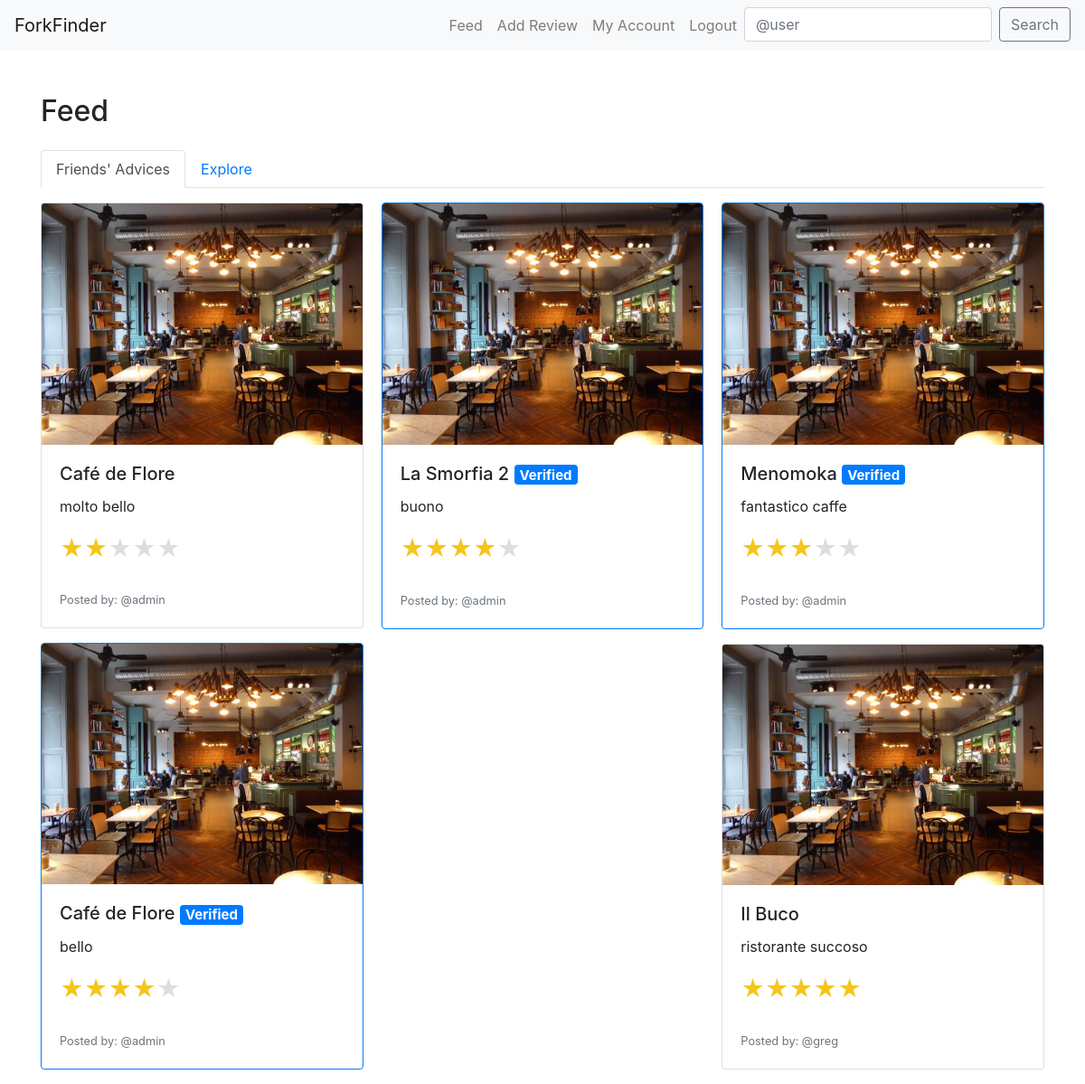
Before: /feed/ (signed in) with the older database file.
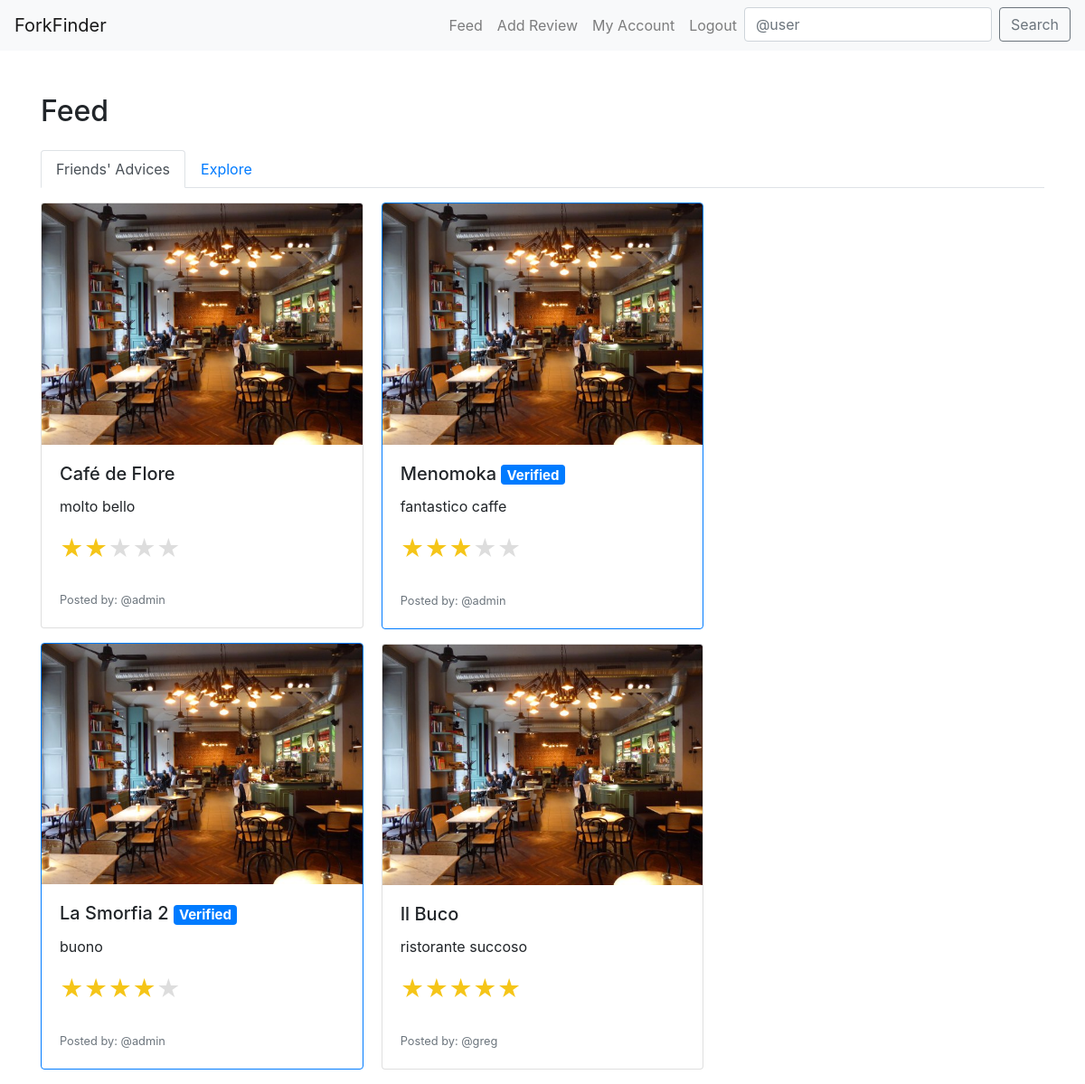
After: the same page with the newer database file.
### core/models.py (models this page shows, shortened)
class Review(models.Model):
    user= models.ForeignKey(
        User, related_name="reviews", on_delete=models.CASCADE)
    restaurant = models.ForeignKey(
        Restaurant, on_delete=models.CASCADE)
    body = models.CharField(max_length=255)
    rating = models.PositiveSmallIntegerField()
    photo = models.ImageField(upload_to='media/review_photos/')
    is_featured = models.BooleanField(default=False)
    created_at = models.DateTimeField(auto_now_add=True)
    favorited_by = models.ManyToManyField(Profile, related_name='favorite_reviews', blank=True)

class Restaurant(models.Model):
    place_id = models.CharField(max_length=255, unique=True)
    name = models.CharField(max_length=60)
    address = models.CharField(max_length=120)
    longitude = models.CharField(max_length=255)
    latitude = models.CharField(max_length=255)

class Profile(models.Model):
    USER_TYPE_CHOICES = (
        ('regular', 'Regular User'),
        ('critic', 'Culinary Critic'),
        ('admin', 'Admin'),
    )
    user = models.OneToOneField(User, on_delete=models.CASCADE)
    user_type = models.CharField(max_length=20, choices=USER_TYPE_CHOICES, default='regular')
    follows = models.ManyToManyField(
        "self",
        related_name="followed_by",
        symmetrical=False,
        blank=True
    )
    latitude = models.DecimalField(max_digits=9, decimal_places=6, null=True, blank=True)
    longitude = models.DecimalField(max_digits=9, decimal_places=6, null=True, blank=True)

### core/views.py (the view, shortened to what this page needs)
# urls.py: path('feed/', feed_view, name="feed"),
@login_required
def feed_view(request):
    recommended_reviews = get_recommended_reviews(request.user)
    profile = request.user.profile
    return render(request, 'feed.html', {"recommended_reviews": recommended_reviews})

### recommendations/utils.py (called while the page is built)
def haversine(lon1, lat1, lon2, lat2):
    lon1, lat1, lon2, lat2 = map(math.radians, [lon1, lat1, lon2, lat2])
    dlon = lon2 - lon1
    dlat = lat2 - lat1
    a = math.sin(dlat/2)**2 + math.cos(lat1) * math.cos(lat2) * math.sin(dlon/2)**2
    c = 2 * math.atan2(math.sqrt(a), math.sqrt(1-a))
    r = 6371
    return c * r

def get_recommended_reviews(user):
    if not user.profile.latitude or not user.profile.longitude:
        return []
    user_lat = float(user.profile.latitude)
    user_lon = float(user.profile.longitude)
    reviews = Review.objects.all()
    recommended_reviews = []
    for review in reviews:
        restaurant = review.restaurant
        distance = haversine(user_lon, user_lat, float(restaurant.longitude), float(restaurant.latitude))
        followers_count = review.user.profile.followed_by.count()
        score = followers_count - distance  # you can adjust this formula as needed
        recommended_reviews.append((review, score))
    recommended_reviews.sort(key=lambda x: x[1], reverse=True)
    return [review for review, score in recommended_reviews]

### templates/feed.html (shortened to what this page needs)
{%extends "base.html"%}
{% block content %}
<h2 class="mb-4">Feed</h2>
<ul class="nav nav-tabs" id="feedTabs" role="tablist">
    <li class="nav-item">
        <a class="nav-link active" id="friends-tab" data-toggle="tab" href="#friends" role="tab" aria-controls="friends" aria-selected="true">Friends' Advices</a>
    </li>
    <li class="nav-item">
        <a class="nav-link" id="explore-tab" data-toggle="tab" href="#explore" role="tab" aria-controls="explore" aria-selected="false">Explore</a>
    </li>
</ul>
<div class="tab-content mt-3" id="feedTabsContent">
    <div class="tab-pane fade show active" id="friends" role="tabpanel" aria-labelledby="friends-tab">
        <div class="card-columns">
            {% for followed in user.profile.follows.all %}
                {% for review in followed.user.reviews.all %}
                    <div class="card mb-3 {% if review.is_featured %}border-primary{% endif %}">
                        <img src="{{ review.photo.url }}" class="card-img-top" alt="Restaurant Photo">
                        <div class="card-body">
                            <h5 class="card-title">
                                {{ review.restaurant.name }}
                                {% if review.is_featured %}
                                    <span class="badge badge-primary">Verified</span>
                                {% endif %}
                            </h5>
                            <p class="card-text">{{ review.body }}</p>
                            <p class="card-text">
                                <small class="text-muted">
                                    <span class="star-rating">
                                        {% for i in "54321" %}
                                            <label style="color: {% if i|add:0 <= review.rating %}#f5c518{% else %}#ddd{% endif %};">&#9733;</label>
                                        {% endfor %}
                                    </span>
                                </small>
                            </p>
                            <p class="card-text"><small class="text-muted">Posted by: @{{ followed.user.username }}</small></p>
                            </div>
                    </div>
                {% endfor %}
            {% endfor %}
        </div>
    </div>
</div>
{% endblock %}

### templates/base.html (shortened to what this page needs)
<!DOCTYPE html>
<html lang="en">
<head>
    <link href="https://stackpath.bootstrapcdn.com/bootstrap/4.5.2/css/bootstrap.min.css" rel="stylesheet">
    <link rel="stylesheet" href="https://maxcdn.bootstrapcdn.com/bootstrap/4.5.2/css/bootstrap.min.css">
    <link rel='stylesheet' href='https://api.mapbox.com/mapbox-gl-js/plugins/mapbox-gl-geocoder/v4.7.0/mapbox-gl-geocoder.css' type='text/css' />
    <link href="https://api.mapbox.com/mapbox-gl-js/v2.8.2/mapbox-gl.css" rel="stylesheet">
</head>
<body>
    <nav class="navbar navbar-expand-lg navbar-light bg-light">
        <a class="navbar-brand" href="{% url 'feed' %}">ForkFinder</a>
        <div class="collapse navbar-collapse" id="navbarNav">
            <ul class="navbar-nav ml-auto">
                <li class="nav-item">
                    <a class="nav-link" href="{% url 'feed' %}">Feed</a>
                </li>
                <li class="nav-item">
                    <a class="nav-link" href="{% url 'add_review' %}">Add Review</a>
                </li>
                <li class="nav-item">
                    <a class="nav-link" href="{% url 'profile' request.user.profile.pk %}">My Account</a>
                </li>
                                <li class="nav-item">
                    {% if user.is_authenticated %}
                        <a class="nav-link" href="{% url 'logout' %}">Logout</a>
                    {% else %}
                        <a class="nav-link" href="{% url 'login' %}">Login</a>
                    {% endif %}
                </li>
                <li>
                    <form class="form-inline my-2 my-lg-0" method="get" action="{% url 'search_user' %}">
                        <input class="form-control mr-sm-2" type="search" name="q" placeholder="@user" aria-label="Search">
                        <button class="btn btn-outline-secondary my-2 my-sm-0" type="submit">Search</button>
                    </form>
                </li>
            </ul>
        </div>
    </nav>
    <div class="container mt-5">
        {% block content %}
        {% endblock %}
    </div>
</body>
</html>

### templates/base.html (style rules this page uses)
.card-columns { column-count: 3; }
.star-rating { display: flex; flex-direction: row-reverse; justify-content: flex-end; }
.star-rating label { font-size: 2em; color: #ddd; cursor: pointer; }

Changed rows visible on the page:
removed Review: photo (picture), restaurant.name "Café de Flore", is_featured "Verified", body "bello", {{ followed.user.username }} "admin", shown under Profile "admin"
